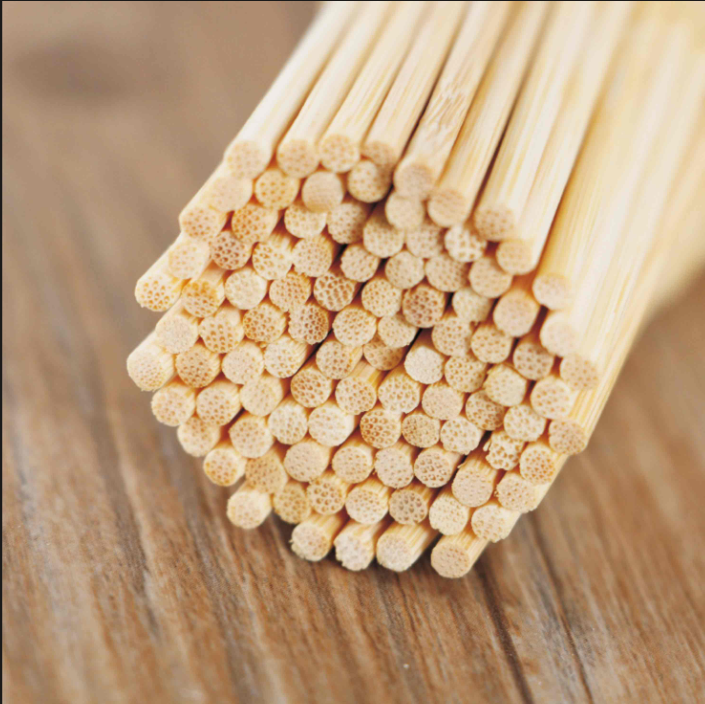
#> input picture samples/user_bamboo.png, 705 x 704 px
$ python -i boxed_rod_counter.py   (imports and definitions only)
#> lines starting #> are read from the running program, lines starting #| are printed output that depends on the picture
#> further down, picture is the input picture: shape (704, 705, 3); mean B, G, R 127.2, 161.1, 192.5
"""Restricted pixel-only terminal silhouette counting in regular open rod boxes.

The scene classifier must have established laid rods. Packaging can merge the
whole foreground; this routine counts separately visible terminal silhouettes
across consecutive transverse sections. It never doubles a number of pairs and
never adds upper and lower fragments of the same longitudinal track.
"""
import time
import cv2
import numpy as np

PARAMETERS = dict(maximum_processing_side=1200, minimum_instances=4,
    minimum_terminal_support_fraction=.02, saturation_thresholds=(35,45,55),
    minimum_visible_value=45, dark_thresholds=(85,110),
    maximum_terminal_width_height_fraction=.035, minimum_frame_length_fraction=.38,
    maximum_frame_edges=32, maximum_frame_pairs=128,
    maximum_processing_seconds=1.0)

def _budget_expired(deadline):
    return deadline is not None and time.perf_counter() >= deadline

def _runs(mask):
    delta=np.diff(np.r_[False,mask,False].astype(np.int8))
    return [(int(a),int(b)) for a,b in zip(np.where(delta==1)[0],np.where(delta==-1)[0])]

def _frames(gray):
    h,w=gray.shape
    edges=cv2.Canny(gray,60,160)
    lines=cv2.HoughLinesP(edges,1,np.pi/720,threshold=max(30,int(h*.13)),
        minLineLength=h*.38,maxLineGap=h*.025)
    result=[]
    for x1,y1,x2,y2 in ([] if lines is None else lines[:,0]):
        if abs(y2-y1)<h*.38 or abs(x2-x1)>abs(y2-y1)*.2:continue
        slope=(x2-x1)/(y2-y1)
        result.append((float(slope),float(x1-slope*y1),int(min(y1,y2)),int(max(y1,y2))))
    return result

# [66 lines left out: functions _frame_pairs, _row_groups, not called in this run]

def _detect_boxed_rods_upright(image,deadline=None):
    """Return (points, metadata) for supported terminal tracks, else None.

    Only near-frontal, regular boxed layouts with separately visible slender
    tips are supported. This is a development-scene method, not a model score.
    """
    if not isinstance(image,np.ndarray) or image.dtype!=np.uint8 or image.ndim!=3 or image.shape[2]!=3:
        raise ValueError('Expected uint8 HxWx3 BGR pixels')
    started=time.perf_counter();oh,ow=image.shape[:2]
#> after `oh, ow = image.shape[:2]`: oh = 704; ow = 705
    if min(oh,ow)<80:return None
    scale=min(1.,1200/max(oh,ow))
#> scale = 1
    if scale<1:image=cv2.resize(image,None,fx=scale,fy=scale,interpolation=cv2.INTER_AREA)
    h,w=image.shape[:2];hsv=cv2.cvtColor(image,cv2.COLOR_BGR2HSV)
#> after `h, w = image.shape[:2]`: h = 704; w = 705
#> after `hsv = cv2.cvtColor(image, cv2.COLOR_BGR2HSV)`: hsv: shape (704, 705, 3); mean H, S, V 15.9, 90.2, 192.5
    gray=cv2.cvtColor(image,cv2.COLOR_BGR2GRAY)
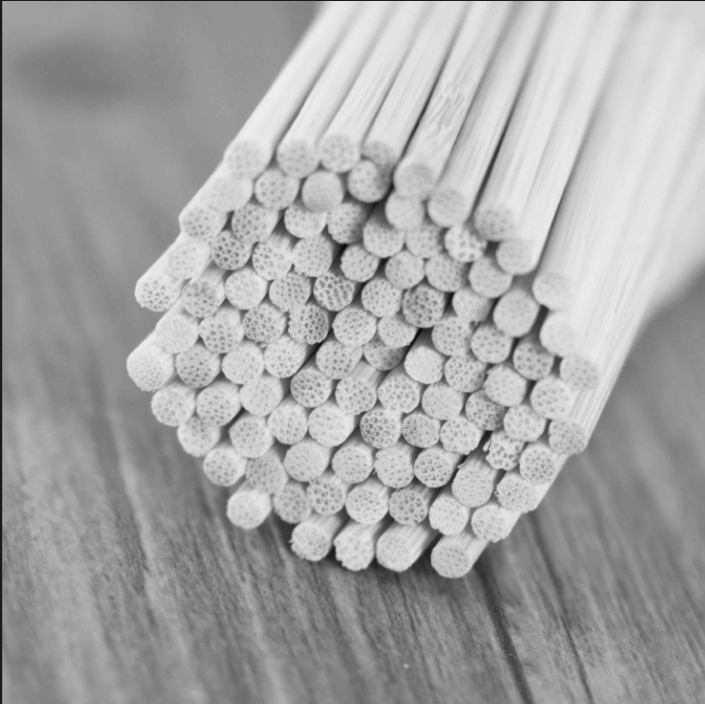
#> gray: shape (704, 705); min 7, max 239, mean 166.6
    frames=_frames(gray)
#> in _frames, `edges=cv2.Canny(gray,60,160)`:
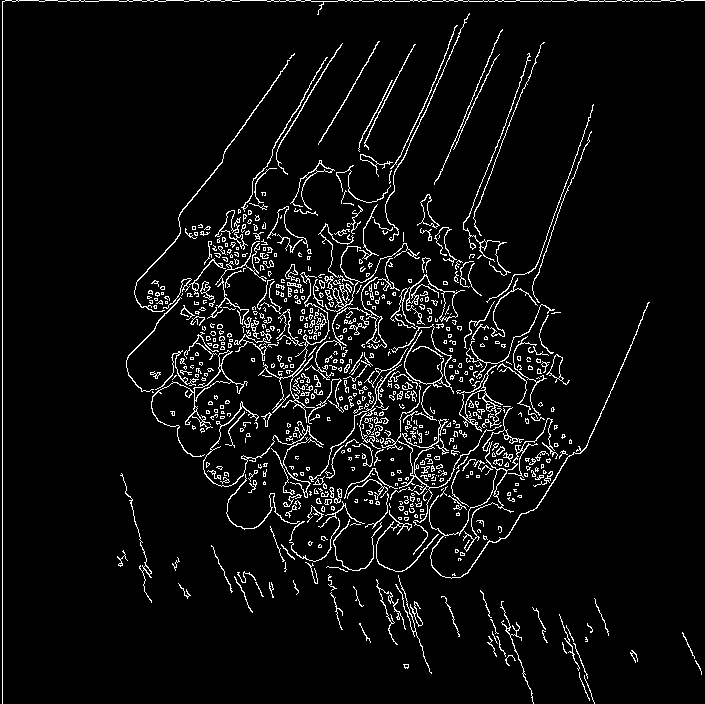
#> edges: shape (704, 705); 5.5% white in thin lines or dots
#> in _frames, `lines=cv2.HoughLinesP(edges,1,np.pi/720,threshold=max(30,int(h*.13)), ..`: lines = [[2, 703, 2, 1], [267, 1, 683, 1], [5, 0, 310, 0], [314, 581, 436, 288], [229, 211, 485, 547], [189, 280, 551, 484], [183, 208, 494, 493]]
#> the loop in _frames, `for x1,y1,x2,y2 in ([] if lines is None else lines[:,0]):` made 7 passes
#> (x1, y1, x2, y2, slope) on pass 1: (2, 703, 2, 1, 0)
#> after the loop in _frames, `for x1,y1,x2,y2 in ([] if lines is None else lines[:,0]):`: result = [(0, 2, 1, 703)]
#> frames = [(0, 2, 1, 703)]
    if len(frames)<2:return None
    if _budget_expired(deadline):return None
    frame_pairs=_frame_pairs(frames,gray,deadline)
    if not frame_pairs:return None
    candidates=[]
    # Independent color thresholds must agree. A dark-foreground variant also
    # includes black rods on a light liner; it fails safely on a solid black bed.
    for saturation in PARAMETERS['saturation_thresholds']:
        colored=(hsv[:,:,1]>saturation)&(hsv[:,:,2]>45)
        for dark in (None,85,110):
            mask=colored if dark is None else colored|(hsv[:,:,2]<dark)
            row_groups=[]
            for y in range(int(h*.12),int(h*.94),2):
                if _budget_expired(deadline):return None
                row_groups.extend(_row_groups(mask[y],y,h,w,frame_pairs,gray[y]))
            if not row_groups:continue
            for number in sorted({len(g['centers']) for g in row_groups},reverse=True):
                if _budget_expired(deadline):return None
                available=[g for g in row_groups if len(g['centers'])==number]
                # Link only adjacent rows with the same left-to-right tracks.
                tracks=[]
                for g in available:
                    if _budget_expired(deadline):return None
                    compatible=[t for t in tracks if g['y']-t[-1]['y']<=4 and
                        g['y']>t[-1]['y'] and np.max(np.abs(g['centers']-t[-1]['centers']))<=max(2,t[-1]['median_width']*.4)]
                    if compatible:max(compatible,key=len).append(g)
                    else:tracks.append([g])
                for track in tracks:
                    span=track[-1]['y']-track[0]['y']
                    if span<max(12,h*.02) or len(track)<7:continue
                    yy=np.array([g['y'] for g in track]);xx=np.stack([g['centers'] for g in track]);widths=np.stack([g['widths'] for g in track])
                    coefs=[np.polyfit(yy,xx[:,j],1) for j in range(number)]
                    medwidth=float(np.median(widths))
                    if max(np.max(np.abs(xx[:,j]-np.polyval(c,yy))) for j,c in enumerate(coefs))>max(1.6,medwidth*.2):continue
                    if max(abs(c[0]) for c in coefs)>.25:continue
                    if max(c[0] for c in coefs)-min(c[0] for c in coefs)>.22:continue
                    # Terminal contour evidence is mandatory: most individual
                    # strokes must narrow towards one shared end. Constant-width
                    # paint/woodgrain inside a wide slab cannot establish rods.
                    quarter=max(2,len(track)//4)
                    start_width=np.median(widths[:quarter],axis=0)
                    end_width=np.median(widths[-quarter:],axis=0)
                    taper_forward=np.mean(start_width>end_width*1.12)
                    taper_reverse=np.mean(end_width>start_width*1.12)
                    if max(taper_forward,taper_reverse)<.65:continue
                    candidates.append(dict(number=number,track=track,coefs=coefs,
                        saturation=saturation,dark=dark,span=span,median_width=medwidth))
    if not candidates:return None
    if _budget_expired(deadline):return None
    maximum=max(c['number'] for c in candidates)
    bests=[c for c in candidates if c['number']==maximum]
    # [12 lines left out: function compatible, not called in this run]
    agreed=[]
    for candidate in bests:
        if _budget_expired(deadline):return None
        support=[other for other in bests if compatible(candidate,other)]
        if len({c['saturation'] for c in support})>=2:agreed.append((candidate,support))
    if not agreed:return None
    best,support=max(agreed,key=lambda item:(item[0]['number'],item[0]['span']))
    maximum=best['number']
    track=best['track'];y0,y1=track[0]['y'],track[-1]['y']
    points=[]
    for j,coef in enumerate(best['coefs']):
        segment=[[round(float(np.polyval(coef,y))/scale,2),round(y/scale,2)] for y in (y0,y1)]
        points.append(dict(x=round(np.mean([p[0] for p in segment]),2),y=round((y0+y1)/(2*scale),2),
            r=3.,segment=segment,terminal_width=round(float(np.median([g['widths'][j] for g in track]))/scale,2)))
    meta=dict(framework='BoxedRodTerminalTracks',device='cpu',category='laid_rods',
        detected_category='laid_rods',prediction_valid=True,diagnosis='detections_returned',
        count_unit='individual_whole_rod_not_pair',mode='framed_exposed_terminal_tracks',
        count_kind='visible_rod_candidates',review_required=True,count_is_total=False,user_message='按纸带外清晰可见的单根筷子末端计数；同一根上下两段只计一次，请核对遮挡处。',
        manual_exemplars=False,elapsed_seconds=round(time.perf_counter()-started,4),
        segment_definition='Only the visible terminal section of one rod; packaging-hidden shaft is not drawn.',
        evidence=dict(consecutive_sections=len(track),terminal_y_range=[round(y0/scale,2),round(y1/scale,2)],
            independently_agreeing_saturation_thresholds=sorted({c['saturation'] for c in support}),
            enclosing_long_frame_edges=len(frames),median_terminal_width=round(best['median_width']/scale,2),
            directly_observed_individual_strokes=maximum,pair_multiplier_used=False),
        parameters=PARAMETERS.copy(),
        limitation='Restricted near-frontal open-box layouts with visible separated terminal strokes. Hidden, crossing, cropped, or unresolved tips are rejected. Development-scene results are not an independent accuracy estimate.')
    return points,meta


# [26 lines left out: function detect_boxed_rods, not called in this run]

>>> import cv2
>>> picture = cv2.imread('samples/user_bamboo.png')
>>> result = _detect_boxed_rods_upright(picture)
